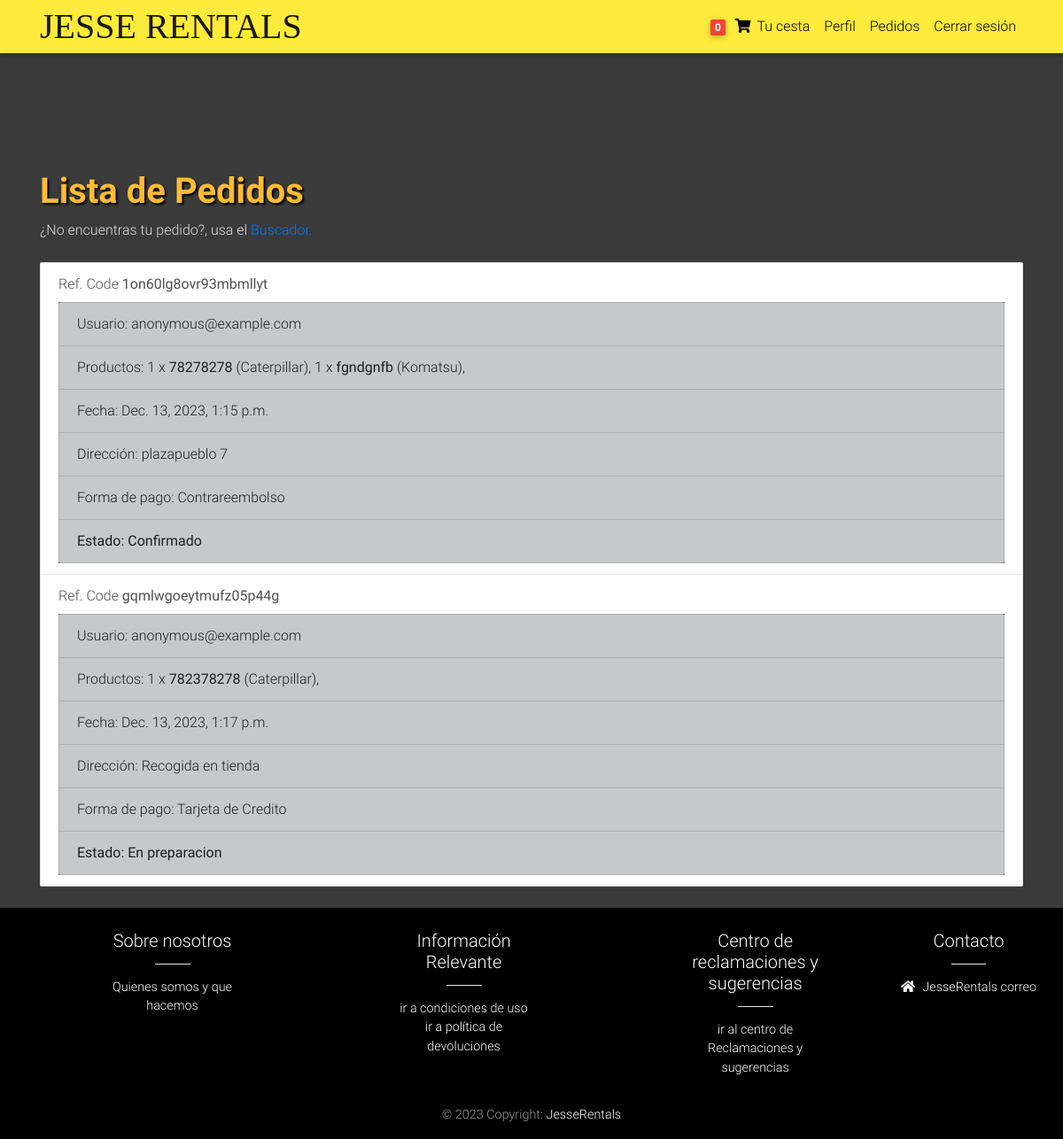
The page /pedidos/ (signed in) on the database as committed earlier.
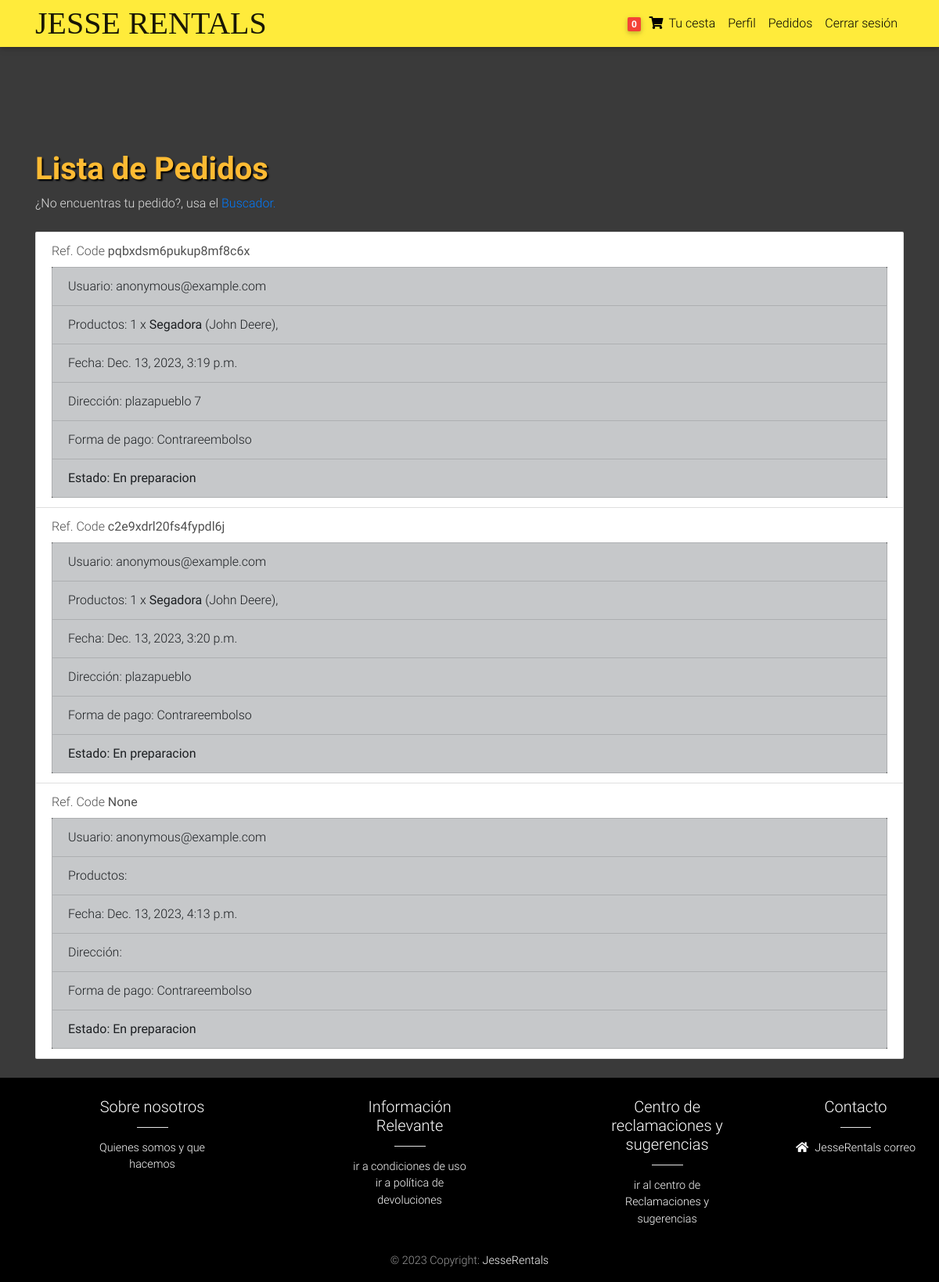
The same page on the database as committed later.
### core/models.py (models this page shows, shortened)
class Order(models.Model):
    user = models.ForeignKey(settings.AUTH_USER_MODEL,
                             on_delete=models.CASCADE)
    user_profile = models.ForeignKey(settings.USER_PROFILE_MODEL,
                             on_delete=models.CASCADE,
                             blank=True, null=True)
    ref_code = models.CharField(max_length=20, blank=True, null=True)
    items = models.ManyToManyField(OrderItem)
    start_date = models.DateTimeField(auto_now_add=True)
    ordered_date = models.DateTimeField()
    ordered = models.BooleanField(default=False)
    shipping_address = models.ForeignKey(
        'Address', related_name='shipping_address', on_delete=models.SET_NULL, blank=True, null=True)
    payment = models.ForeignKey(
        'Payment', on_delete=models.SET_NULL, blank=True, null=True)
    being_delivered = models.BooleanField(default=False)
    received = models.BooleanField(default=False)
    statement = models.CharField(choices=STATE_CHOICES, max_length=2,null=True, default='En preparacion')
    payment_type = models.BooleanField(default=False)
    shipping = models.BooleanField(default=True, blank=True, null=True)
    '''
    1. Item added to cart
    2. Adding a billing address
    (Failed checkout)
    3. Payment
    (Preprocessing, processing, packaging etc.)
    4. Being delivered
    5. Received
    6. Refunds
    '''

class User(AbstractUser):
        email = models.EmailField(unique=True)
        USERNAME_FIELD = 'email'
        REQUIRED_FIELDS = ['username']

class OrderItem(models.Model):
    user = models.ForeignKey(settings.AUTH_USER_MODEL,
                             on_delete=models.CASCADE)
    user_profile = models.ForeignKey(settings.USER_PROFILE_MODEL,
                             on_delete=models.CASCADE,
                             blank=True, null=True)
    ordered = models.BooleanField(default=False)
    item = models.ForeignKey(Item, on_delete=models.CASCADE)
    quantity = models.IntegerField(default=1)
    is_rental = models.BooleanField(default=False)

class Item(models.Model):
    title = models.CharField(max_length=100)
    order_price = models.FloatField(default=0)
    rental_price = models.FloatField(default=0)
    rental_duration_months = models.PositiveIntegerField(default=1)
    label = models.CharField(choices=LABEL_CHOICES, max_length=1)
    slug = models.SlugField()
    description = models.TextField()
    image = models.ImageField()
    disponibility = models.CharField(choices=DISPONIBILITY_CHOICES, max_length=2,null=True)
    selected = models.BooleanField(default = False)
    fabricante = models.ForeignKey(Fabricante, on_delete=models.CASCADE)
    category = models.ForeignKey(Category, on_delete=models.CASCADE)
    def __str__(self):
        return self.title

class Fabricante(models.Model):
    initials = models.CharField(max_length=3)
    name = models.CharField(max_length=100)
    def __str__(self):
        return self.name

class Address(models.Model):
    user = models.ForeignKey(
        settings.AUTH_USER_MODEL, on_delete=models.CASCADE, related_name='user_addresses')
    street_address = models.CharField(max_length=100)
    apartment_address = models.CharField(max_length=100)
    country = CountryField(multiple=False)
    zip = models.CharField(max_length=100)
    address_type = models.CharField(max_length=1, choices=ADDRESS_CHOICES)
    default = models.BooleanField(default=False)
    class Meta:
        verbose_name_plural = 'Addresses'

### core/views.py (the view)
# urls.py: path('pedidos/', pedidos_user, name='pedidos_user'),
def pedidos_user(request):
    if request.user.is_authenticated:
        usuario = request.user
        orders_usuario = Order.objects.filter(user=usuario)
        return render(request, 'pedidos_user.html', {'orders': orders_usuario})
    else:
        return render(request, 'no_permission.html')

### core/templatetags/cart_template_tags.py (called while the page is built)
@register.filter
def cart_item_count(user):
    if user is not None:
        qs = Order.objects.filter(user=user, ordered=False)
    else:
        User = get_user_model()
        anonymous, created = User.objects.get_or_create(username='anonymous', defaults={'email': 'anonymous@example.com'})
        qs = Order.objects.filter(user=anonymous, ordered=False)
    if qs.exists():
        return qs[0].items.count()
    return 0

### templates/pedidos_user.html
{% extends "base.html" %}
{% block content %}
<main class="mt-5 pt-4">
    <div class="container dark-grey-text mt-5">
      <h1 class="font-weight-bold text-warning" style="text-shadow: 2px 2px 2px black;">Lista de Pedidos</h1>
      <div><p class="text-light">¿No encuentras tu pedido?, usa el <a href="{% url 'core:buscador' %}">Buscador.</a></p></div>
      {% if orders %}
      <ul class="list-group mt-4">
        {% for order in orders %}
        <li class="list-group-item">
          <span>Ref. Code <strong>{{ order.ref_code }}</strong></span>
            <ul class="list-group mt-2 bg-dark">
              <li class="list-group-item list-group-item-dark">Usuario: {{ order.user }}</li>
              <li class="list-group-item list-group-item-dark">Productos:
                {% for order_item in order.items.all %}
                  {{ order_item.quantity }} x
                  <strong>{{ order_item.item }}</strong> ({{ order_item.item.fabricante }}),
                {% endfor %}
              </li>
              <li class="list-group-item list-group-item-dark">Fecha: {{ order.start_date }}</li>
              <li class="list-group-item list-group-item-dark">Dirección: {{ order.shipping_address.street_address }}</li>
              <li class="list-group-item list-group-item-dark">Forma de pago:
                {% if order.payment_type == 0 %}
                Contrareembolso
                {% else %}
                Tarjeta de Credito</li>
                {% endif %}
              <li class="list-group-item list-group-item-dark"><strong>Estado: {{ order.get_statement_display }}</strong> </li>
            </ul>
        </li>
        {% endfor %}
    </ul>
    {% else %}
    <p class="text-warning">No hay pedidos en curso ni pendientes.</p>
    {% endif %}
  </div>
</main>
{% endblock content %}

Rows that differ between the two databases and show on the page:
changed Order "plazapueblo 7": ref_code "1on60lg8ovr93mbmllyt" → "pqbxdsm6pukup8mf8c6x"; start_date "Dec. 13, 2023, 1:15 p.m." → "Dec. 13, 2023, 3:19 p.m."; statement "Confirmado" → "En preparacion"; loses OrderItem (quantity "1", item "fgndgnfb", item.fabricante "Komatsu")
changed OrderItem (number 1 of 2 on the later page): item "78278278" → "Segadora"; item.fabricante "Caterpillar" → "John Deere"
changed Order: loses OrderItem (quantity "1", item "782378278", item.fabricante "Caterpillar"); ref_code "gqmlwgoeytmufz05p44g" → "c2e9xdrl20fs4fypdl6j"; gains OrderItem (quantity "1", item "Segadora", item.fabricante "John Deere"); start_date "Dec. 13, 2023, 1:17 p.m." → "Dec. 13, 2023, 3:20 p.m."; shipping_address.street_address "Recogida en tienda" → "plazapueblo"; payment_type "Tarjeta de Credito" → "Contrareembolso"
now on this page (row edited): Order: ref_code "None", user "anonymous@example.com", start_date "Dec. 13, 2023, 4:13 p.m.", payment_type "Contrareembolso", statement "En preparacion"
